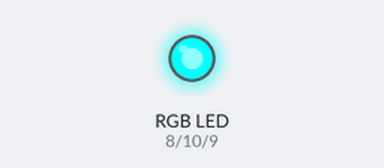
A sketch run on a simulated Arduino Uno, built with avr-gcc and run on an emulated ATmega328P. On the bench: an RGB LED mixed from three pins (HIGH = lit). Random numbers use the default seed unless the sketch sets one.

Above: at 0.5 s.
At 1.5 s:
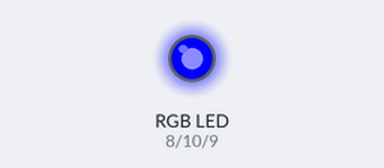
At 2.5 s:
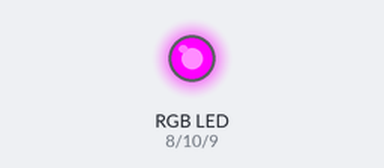
At 3.5 s:
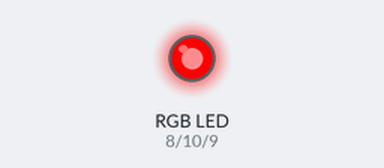
At 4.5 s:
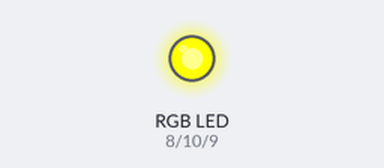
At 5.5 s:
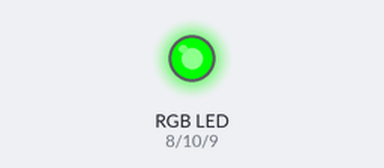
Timing chart, 0 to 7.8 s (numbered marks = the images above):
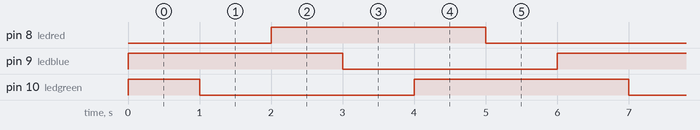

Measured:
- by itself, pin 8 (ledred), pin 9 (ledblue): alternates HIGH for 3.0 s and LOW for 3.0 s
- by itself, pin 10 (ledgreen): repeats every 6.0 s: LOW 3.0 s, HIGH 3.0 s
- by itself, everything shown: repeats every 6.0 s, in 6 steps

The sketch:

ledrgbtest.ino
```cpp
int ledred = 8;
int ledblue = 9;
int ledgreen = 10;

void setup(){
    pinMode(ledred, OUTPUT); //Configuração dos pinos como saída
    pinMode(ledgreen, OUTPUT);
    pinMode(ledblue, OUTPUT);
}

void loop(){
    digitalWrite(ledred, 0);
    digitalWrite(ledgreen, 1);
    digitalWrite(ledblue, 1);
    delay(1000);

    digitalWrite(ledred, 0);
    digitalWrite(ledgreen, 0);
    digitalWrite(ledblue, 1);
    delay(1000);

    digitalWrite(ledred, 1);
    digitalWrite(ledgreen, 0);
    digitalWrite(ledblue, 1);
    delay(1000);

    digitalWrite(ledred, 1);
    digitalWrite(ledgreen, 0);
    digitalWrite(ledblue, 0);
    delay(1000);

    digitalWrite(ledred, 1);
    digitalWrite(ledgreen, 1);
    digitalWrite(ledblue, 0);
    delay(1000);

    digitalWrite(ledred, 0);
    digitalWrite(ledgreen, 1);
    digitalWrite(ledblue, 0);
    delay(1000);

}
```

arvore.c
```cpp
#include <stdio.h>
#include <string.h>
#include <stdlib.h>

typedef struct tipoPessoa{
    char nome[30];
    unsigned idade;
    float salario;
}tipoPessoa;

typedef struct tipoNo{
    struct tipoNo *pai;
    struct tipoNo *esq;
    struct tipoNo *dir;
    tipoPessoa pessoa;
}tipoNo;

typedef struct tipoArvore{
    struct tipoNo *raiz;
}tipoArvore;

void iniciarArvore(tipoArvore *arvore){
    arvore->raiz = NULL;
}

tipoNo *criarNo(tipoPessoa pessoa){
    tipoNo *novoNo = malloc(sizeof(tipoNo));
    if(!novoNo){
        printf("ERRO AO ALOCAR MEMORIA PARA NOVO NO\n");
        exit(-1);
    }
    novoNo->pessoa = pessoa;
    novoNo->pai = NULL;
    novoNo->esq = NULL;
    novoNo->dir = NULL;
    return novoNo;
}

void inserirPessoa(tipoPessoa pessoa, tipoArvore *arvore){
    tipoNo *novoNo = criarNo(pessoa);
    tipoNo *aux = arvore->raiz;
    tipoNo *tmp = NULL;
    char inserido = 0;
    if(!aux){
        arvore->raiz = novoNo;
        printf("inserido\n");
    }else{
        while(!inserido){
            if(strcmp(pessoa.nome, aux->pessoa.nome) <= 0){
                if(!aux->esq){
                    aux->esq = novoNo;
                    novoNo->pai = aux;
                    inserido = 1;
                    printf("inserido\n");
                }else{
                    tmp = aux;
                    aux = aux->esq;
                }
            }else{
                if(!aux->dir){
                    aux->dir = novoNo;
                    novoNo->pai = aux;
                    inserido = 1;
                    printf("inserido\n");
                }else{
                    tmp = aux;
                    aux = aux->dir;
                }
            }
        }
    }
}

void mostrarDadosNo(tipoNo *no){
    if(no){
        printf("%s | %u anos | R$ %.2f\n", no->pessoa.nome, no->pessoa.idade, no->pessoa.salario);
        if(no->pai){
            printf("\tpai: %s\n", no->pai->pessoa.nome);
        }else{
            printf("\tno raiz!\n");
        }
        if(no->esq){
            printf("\tfilho esq: %s\n", no->esq->pessoa.nome);
        }else{
            printf("\tsem filho esq...\n");
        }
        if(no->dir){
            printf("\tfilho dir: %s\n", no->dir->pessoa.nome);
        }else{
            printf("\tsem filho dir...\n");
        }
    }
}

void mostrarArvoreAux(tipoNo *no){
    mostrarDadosNo(no);
    if(no->esq){
        mostrarArvoreAux(no->esq);
    }
    if(no->dir){
        mostrarArvoreAux(no->dir);
    }
}

void mostrarArvore(tipoArvore *arvore){
    printf("mostrando dados da arvore\n");
    if(arvore->raiz){
        mostrarArvoreAux(arvore->raiz);
    }
}

void deletarArvoreAux(tipoNo *no){
    if(no){
        deletarArvoreAux(no->esq);
        deletarArvoreAux(no->dir);
        free(no);
        printf("no deletado\n");
    }
}

void deletarArvore(tipoArvore *arvore){
    deletarArvoreAux(arvore->raiz);
    arvore->raiz = NULL;
    printf("arvore deletada\n");
}

char ehFolha(tipoNo *no){
    if(!no->esq && !no->dir){
        return 1;
    }else{
        return 0;
    }
}

char umFilho(tipoNo *no){
    if(no->esq && !no->dir || !no->esq && no->dir){
        return 1;
    }else{
        return 0;
    }
}

tipoNo *procurarNo(char *nome, tipoNo *raizBusca){
    tipoNo *aux = raizBusca;
    while(aux){
        int res = strcmp(nome, aux->pessoa.nome);
        if(!res){
            return aux;
        }else if (res < 0){
            aux = aux->esq;
        }else{
            aux = aux->dir;
        }
    }
    return NULL;
}

tipoNo *sucessorNo(tipoNo *no){
    if(!no->esq){
        return no;
    }else{
        return sucessorNo(no->esq);
    }
}

void deletarNoAux(char *nome, tipoArvore *arvore, tipoNo *raizBusca){
    tipoNo *aux = procurarNo(nome, raizBusca);
    if(aux){
        if(aux == arvore->raiz){ //o no para deletar eh o raiz
            if(ehFolha(aux)){
                arvore->raiz = NULL;
                free(aux);
                printf("no deletado\n");
            }else{
                if(umFilho(aux)){ //no raiz tem um filho?
                    if(aux->esq){
                        aux->pessoa = aux->esq->pessoa;
                        deletarNoAux(aux->esq->pessoa.nome, arvore, aux->dir);
                    }else{
                        aux->pessoa = aux->dir->pessoa;
                        deletarNoAux(aux->dir->pessoa.nome, arvore, aux->dir);
                    }
                }else{ //no raiz tem dois filhos
                    tipoNo *sucessor = sucessorNo(aux->dir);
                    printf("encontrei o sucessor %s\n", sucessor->pessoa.nome);
                    aux->pessoa = sucessor->pessoa;
                    deletarNoAux(sucessor->pessoa.nome, arvore, aux->dir);
                }
            }
        }else{ //nao eh o no raiz
            if(ehFolha(aux)){ //eh um no folha
                if(aux->pai->esq == aux){
                    aux->pai->esq = NULL;
                }else{
                    aux->pai->dir = NULL;
                }
                free(aux);
                printf("no deletado\n");
            }else{
                if(umFilho(aux)){ //no tem um filho?
                    if(aux->esq){
                        aux->pessoa = aux->esq->pessoa;
                        deletarNoAux(aux->esq->pessoa.nome, arvore, aux->dir);
                    }else{
                        aux->pessoa = aux->dir->pessoa;
                        deletarNoAux(aux->dir->pessoa.nome, arvore, aux->dir);
                    }
                }else{ //no tem dois filhos?
                    tipoNo *sucessor = sucessorNo(aux->dir);
                    printf("encontrei o sucessor %s\n", sucessor->pessoa.nome);
                    aux->pessoa = sucessor->pessoa;
                    deletarNoAux(sucessor->pessoa.nome, arvore, aux->dir);
                }
            }
        }
    }else{
        printf("nenhum nome encontrado para ser deletado\n");
    }
}

void deletarNo(char *nome, tipoArvore *arvore){
    deletarNoAux(nome, arvore, arvore->raiz);
}

void main(){
    tipoArvore arvore;
    iniciarArvore(&arvore);
    tipoPessoa pessoa;

    strcpy(pessoa.nome, "Genivaldo");
    pessoa.idade = 55;
    pessoa.salario = 4456.79;
    inserirPessoa(pessoa, &arvore);

    strcpy(pessoa.nome, "Roberto");
    pessoa.idade = 38;
    pessoa.salario = 2116.79;
    inserirPessoa(pessoa, &arvore);

    strcpy(pessoa.nome, "Daniela");
    pessoa.idade = 24;
    pessoa.salario = 9841.43;
    inserirPessoa(pessoa, &arvore);

    strcpy(pessoa.nome, "Fernanda");
    pessoa.idade = 41;
    pessoa.salario = 59325.95;
    inserirPessoa(pessoa, &arvore);

    strcpy(pessoa.nome, "Tereza");
    pessoa.idade = 73;
    pessoa.salario = 23112.79;
    inserirPessoa(pessoa, &arvore);

    strcpy(pessoa.nome, "Otovaldo");
    pessoa.idade = 41;
    pessoa.salario = 89505.79;
    inserirPessoa(pessoa, &arvore);

    mostrarArvore(&arvore);

    deletarNo("Roberto", &arvore);
    mostrarArvore(&arvore);

    deletarArvore(&arvore);
    mostrarArvore(&arvore);
}
```

circularGameList.c
```cpp
#include <stdio.h>
#include <stdlib.h>
#include <string.h>
#include <time.h>

//player's name and score
typedef struct player{
    char name[30];
    unsigned lives;
}player;

//node contaning player's information
typedef struct typeNode{
    player info;
    struct typeNode *next;
}typeNode;

//circular list of players
typedef struct typeCircularList{
    struct typeNode *start;
    struct typeNode *end;
    unsigned numPlayers;
}typeCircularList;

//creates and initializes circular list
void createCircularList(typeCircularList *cl){
    cl->start = NULL;
    cl->end = NULL;
    cl->numPlayers = 0;
}

//creates and returns a simple node
typeNode *createNode(player info){
    typeNode *aux = malloc(sizeof(typeNode));
    aux->info = info;
    aux->next = NULL;
    return aux;
}

//inserts at the first position of list
void insertFirst(typeCircularList *cl, player info){
    typeNode *aux = createNode(info);
    if(!cl->start){
        cl->start = aux;
        cl->end = aux;
        aux->next = aux;
    }else{
        aux->next = cl->start;
        cl->start = aux;
        cl->end->next = aux;
    }
    cl->numPlayers++;
}

//inserts at last position of list
void insertLast(typeCircularList *cl, player info){
    typeNode *aux = createNode(info);
    if(!cl->start){
        insertFirst(cl, info);
    }else{
        cl->end->next = aux;
        aux->next = cl->start;
        cl->end = aux;
        cl->numPlayers++;
    }
}

//removes first element of list
void removeFirst(typeCircularList *cl){
    typeNode *aux = cl->start;
    typeNode *tmp;
    if(!aux){
        printf("Nothing to remove...\n");
    }else{
        if(cl->numPlayers == 1){
            tmp = aux;
            free(tmp);
            cl->start = NULL;
            cl->end = NULL;
            cl->numPlayers = 0;
        }else{
            cl->start = aux->next;
            cl->end->next = aux->next;
            tmp = aux;
            free(tmp);
            cl->numPlayers--;
        }
    }
}

//removes player from list by given name
void removePlayer(typeCircularList *cl, char *name){
    typeNode *aux = cl->start;
    typeNode *tmp;
    if(!aux){
        printf("Nothing to remove...\n");
    }else{
        if(!strcmp(aux->info.name, name)){
            removeFirst(cl);
        }else{
            tmp = aux;
            aux = aux->next;
            while(aux != cl->start){
                if(aux == cl->end && !strcmp(aux->info.name,name)){
                    tmp->next = aux->next;
                    cl->end = tmp;
                    tmp = aux;
                    free(tmp);
                    cl->numPlayers--;
                    break;
                }else{
                    if(!strcmp(aux->info.name,name)){
                        tmp->next = aux->next;
                        tmp = aux;
                        free(tmp);
                        cl->numPlayers--;
                        break;
                    }else{
                        tmp = aux;
                        aux = aux->next;
                    }
                }
            }
        }
    }
}

//shows entire list
void showCircularList(typeCircularList *cl){
    typeNode *aux = cl->start;
    printf("Number of players: %u\n", cl->numPlayers);
    if(!aux){
        printf("Empty circular list...\n");
    }else{
        printf("--------------------------------\n");
        printf("Player's name: %s\n", aux->info.name);
        printf("Remaining lives: %u\n", aux->info.lives);
        printf("--------------------------------\n");
        aux = aux->next;
    }while(aux != cl->start){
        printf("--------------------------------\n");
        printf("Player's name: %s\n", aux->info.name);
        printf("Remaining lives: %u\n", aux->info.lives);
        printf("--------------------------------\n");
        aux = aux->next;
    }
}

//deletes the entire list
void deleteCircularList(typeCircularList *cl){
    typeNode *aux = cl->start;
    typeNode *tmp;
    aux = aux->next;
    while(aux != cl->start){
        tmp = aux;
        free(tmp);
        aux = aux->next;
    }
    tmp = aux;
    free(tmp);
    cl->start = NULL;
    cl->end = NULL;
    cl->numPlayers = 0;
}

//returns a random number
unsigned randomNumber(){
    return rand()%5;
}

//begin the random number game
void beginGame(typeCircularList *cl){
    typeNode *aux = cl->start;
    int num = 1;
    unsigned rndNumb;
    unsigned guess;
    unsigned winner = 0;
    printf("Welcome to Guess The Number Game!\n");
    printf("Rules are simple, guess a random number!\n");
    printf("Each incorrect guess reduces your lives by 1!\n");
    printf("If a player's lives reaches 0, they are eliminated!\n");
    printf("Last one standing is the ultimate winner!\n");
    while(num != -1){
        if(winner){
            printf("Game over\n");
            printf("And the winner is...\n");
            printf("%s !!!!\n", aux->info.name);
            break;
        }
        printf("Now it's %s turn!!!\n", aux->info.name);
        printf("What are you going to do?\n");
        printf("1 - Show scores; 2 - Guess the number; -1 - Close game\n");
        scanf("%d", &num);
        if(num == 1){
            printf("Current results are shown below...\n");
            showCircularList(cl);
        }else if(num == 2){
            rndNumb = randomNumber();
            printf("Well then...guess the number!\n");
            scanf("%u%*c", &guess);
            if(rndNumb == guess){
                printf("Well done...correct guess!!!\n");
                aux = aux->next;
            }else{
                printf("Wrong number...\n");
                printf("%s you lost a live...\n", aux->info.name);
                aux->info.lives--;
                if(!aux->info.lives){
                    printf("%s you lost all lives...\n", aux->info.name);
                    removePlayer(cl, aux->info.name);
                    printf("Good luck next time...\n");
                    if(cl->numPlayers == 1){
                        winner = 1;
                    }
                }
                aux = aux->next;
            }
        }else if(num == -1){
            printf("Game over\n");
            printf("Final results...\n");
            showCircularList(cl);
        }else{
            printf("Invalid option, please inform a valid number\n");
        }
    }
}

int main(){
    srand(time(NULL));
    typeCircularList circularList;
    createCircularList(&circularList);
    player pl;

    strcpy(pl.name, "Thomas Guzgnaiver");
    pl.lives = 1;
    insertLast(&circularList, pl);

    strcpy(pl.name, "Hortesia Ximenez");
    pl.lives = 1;
    insertFirst(&circularList, pl);

    strcpy(pl.name, "Paul Klutz");
    pl.lives = 1;
    insertLast(&circularList, pl);

    strcpy(pl.name, "Amanda Tachibana");
    pl.lives = 1;
    insertFirst(&circularList, pl);

    beginGame(&circularList);

    return 0;
}
```

grafo.c
```cpp
#include <stdio.h>
#include <string.h>
#include <stdlib.h>

typedef struct tipoCidade{
    char nome[30];
    float distancia;
}tipoCidade;

typedef struct tipoNo{
    tipoCidade cidade;
    struct tipoNo *prox;
}tipoNo;

typedef struct tipoLista{
    char nomeCidade[30];
    struct tipoNo *inicio;
    struct tipoNo *fim;
}tipoLista;

typedef struct tipoGrafo{
    struct tipoLista *vetorCidades;
}tipoGrafo;

void iniciarLista(tipoLista *lista){
    lista->inicio = NULL;
    lista->fim = NULL;
}

tipoNo *criarNo(tipoCidade cidade){
    tipoNo *novoNo = malloc(sizeof(tipoNo));
    if(!novoNo){
        printf("erro ao alocar memoria para novo no!\n");
        exit(-1);
    }
    novoNo->cidade = cidade;
    novoNo->prox = NULL;
    return novoNo;
}

void inserirNo(tipoLista *lista, tipoCidade cidade){
    tipoNo *novoNo = criarNo(cidade);
    if(!lista->inicio){
        lista->inicio = novoNo;
        lista->fim = novoNo;
    }else{
        lista->fim->prox = novoNo;
        lista->fim = novoNo;
    }
}

void mostrarLista(tipoLista *lista){
    tipoNo *aux = lista->inicio;
    while(aux){
        printf("\tCidade: %s | Distancia: %.2f\n", aux->cidade.nome, aux->cidade.distancia);
        aux = aux->prox;
    }
}

void inserirCidadeNoGrafo(char *cidadePrincipal, tipoCidade vizinho, tipoGrafo grafo, unsigned tamGrafo){
    for(int i = 0; i < tamGrafo; i++){
        if(!strcmp(cidadePrincipal, grafo.vetorCidades[i].nomeCidade)){
            inserirNo(&grafo.vetorCidades[i], vizinho);
        }
        if(!strcmp(grafo.vetorCidades[i].nomeCidade, vizinho.nome)){
            tipoCidade cidade;
            strcpy(cidade.nome, cidadePrincipal);
            cidade.distancia = vizinho.distancia;
            inserirNo(&grafo.vetorCidades[i], cidade);
        }
    }
}

void mostrarGrafo(tipoGrafo grafo, unsigned tamGrafo){
    for(int i = 0; i < tamGrafo; i++){
        printf("Cidade principal: %s\n", grafo.vetorCidades[i].nomeCidade);
        mostrarLista(&grafo.vetorCidades[i]);
    }
}

void iniciarGrafo(tipoGrafo grafo, unsigned tamGrafo){
    for(int i = 0; i < tamGrafo; i++){
        iniciarLista(&grafo.vetorCidades[i]);
    }
}

void apagarLista(tipoLista *lista){
    tipoNo *aux = lista->inicio;
    lista->inicio = NULL;
    while(aux){
        tipoNo *tmp = aux;
        aux = aux->prox;
        free(aux);
    }
}

void apagarGrafo(tipoGrafo grafo, unsigned tamGrafo){
    for(int i = 0; i < tamGrafo; i++){
        apagarLista(&grafo.vetorCidades[i]);
    }
}

int main(){
    tipoGrafo grafo;
    unsigned tamGrafo = 5;
    tipoLista *vetorCidades = malloc(sizeof(tipoLista)*tamGrafo);
    grafo.vetorCidades = vetorCidades;
    iniciarGrafo(grafo, tamGrafo);

    char nomeCidades[5][30] = {"Sao Paulo", "Rio de Janeiro", "Manaus", "Santa Catarina", "Recife"};
    for(int i = 0; i < 5; i++){
        strcpy(grafo.vetorCidades[i].nomeCidade, nomeCidades[i]);
    }
    tipoCidade cidade;

    strcpy(cidade.nome, "Rio de Janeiro");
    cidade.distancia = 460;
    inserirCidadeNoGrafo("Sao Paulo", cidade, grafo, tamGrafo);

    strcpy(cidade.nome, "Manaus");
    cidade.distancia = 7700;
    inserirCidadeNoGrafo("Sao Paulo", cidade, grafo, tamGrafo);

    strcpy(cidade.nome, "Santa Catarina");
    cidade.distancia = 1500;
    inserirCidadeNoGrafo("Rio de Janeiro", cidade, grafo, tamGrafo);

    strcpy(cidade.nome, "Recife");
    cidade.distancia = 3450;
    inserirCidadeNoGrafo("Manaus", cidade, grafo, tamGrafo);

    mostrarGrafo(grafo, tamGrafo);
    apagarGrafo(grafo, tamGrafo);
    free(vetorCidades);
}
```

Source omitted: disciplina.c (7423 bytes), mineswepper.c (10575 bytes), ordenacao.c (10824 bytes), pacientQueue.c (3305 bytes), pessoa.c (4928 bytes), studentLinkedList.c (10804 bytes), toDoStack.c (2804 bytes)
